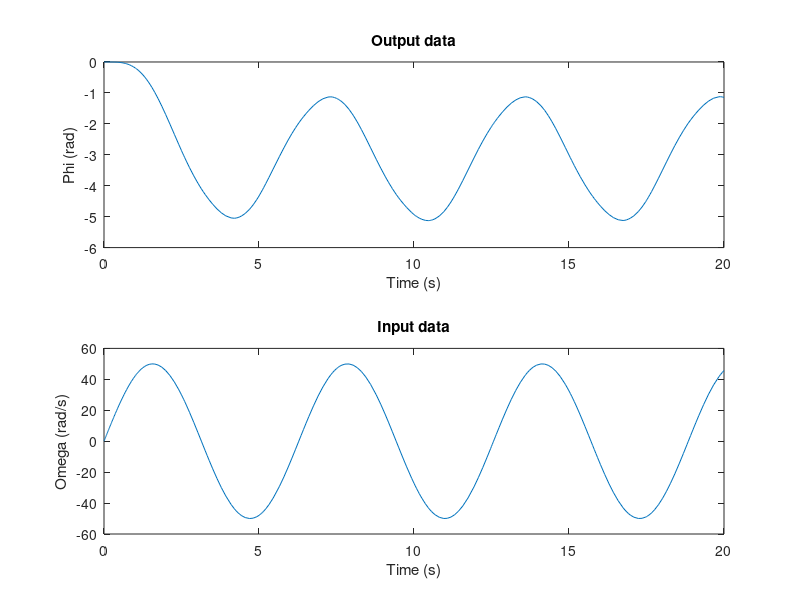
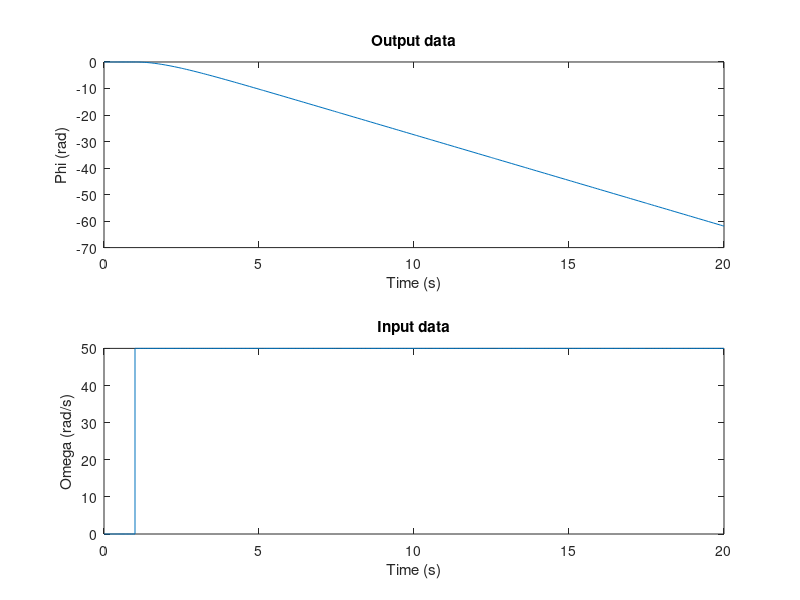
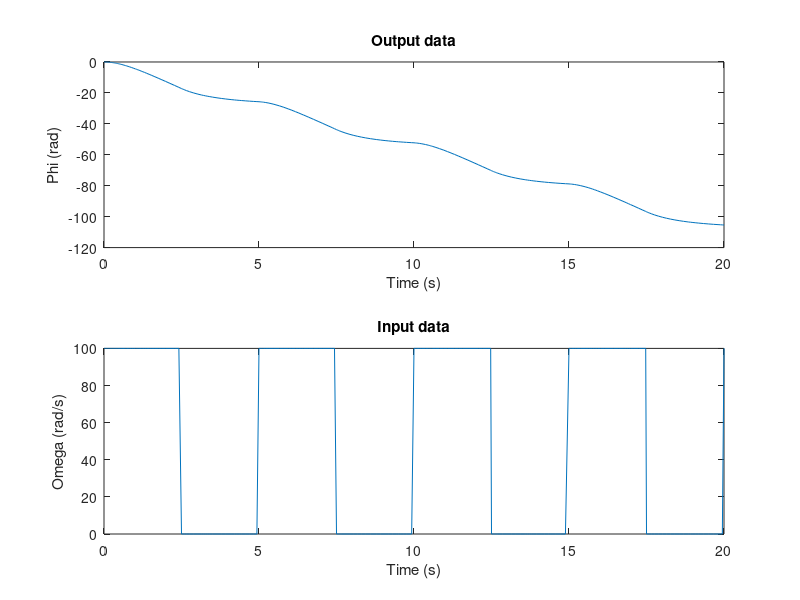

MATLAB code for these plots, in order:
%%Helicopter azimut script
% author: Artyom Voronin
clc
clear all
close all
% Model equation:
% phi_dot_dot = p_0*w_prop^2 + p_1*phi_dot + p_3*phi_dot^2

p_0 = 1;
p_1 = 1;
p_2 = 1;
p_3 = 1;

rho = 1.2;
Cx = 1.28;

load('heli_data.mat');

figure
subplot(2,1,1)
plot(output(:,1),output(:,2))
title('Output data')
xlabel('Time (s)')
ylabel('Phi (rad)')

subplot(2,1,2)
plot(input(:,1),input(:,2))
title('Input data')
xlabel('Time (s)')
ylabel('Omega (rad/s)')

figure
subplot(2,1,1)
plot(output1(:,1),output1(:,2))
title('Output data')
xlabel('Time (s)')
ylabel('Phi (rad)')

subplot(2,1,2)
plot(input1(:,1),input1(:,2))
title('Input data')
xlabel('Time (s)')
ylabel('Omega (rad/s)')

figure
subplot(2,1,1)
plot(output2(:,1),output2(:,2))
title('Output data')
xlabel('Time (s)')
ylabel('Phi (rad)')

subplot(2,1,2)
plot(input2(:,1),input2(:,2))
title('Input data')
xlabel('Time (s)')
ylabel('Omega (rad/s)')